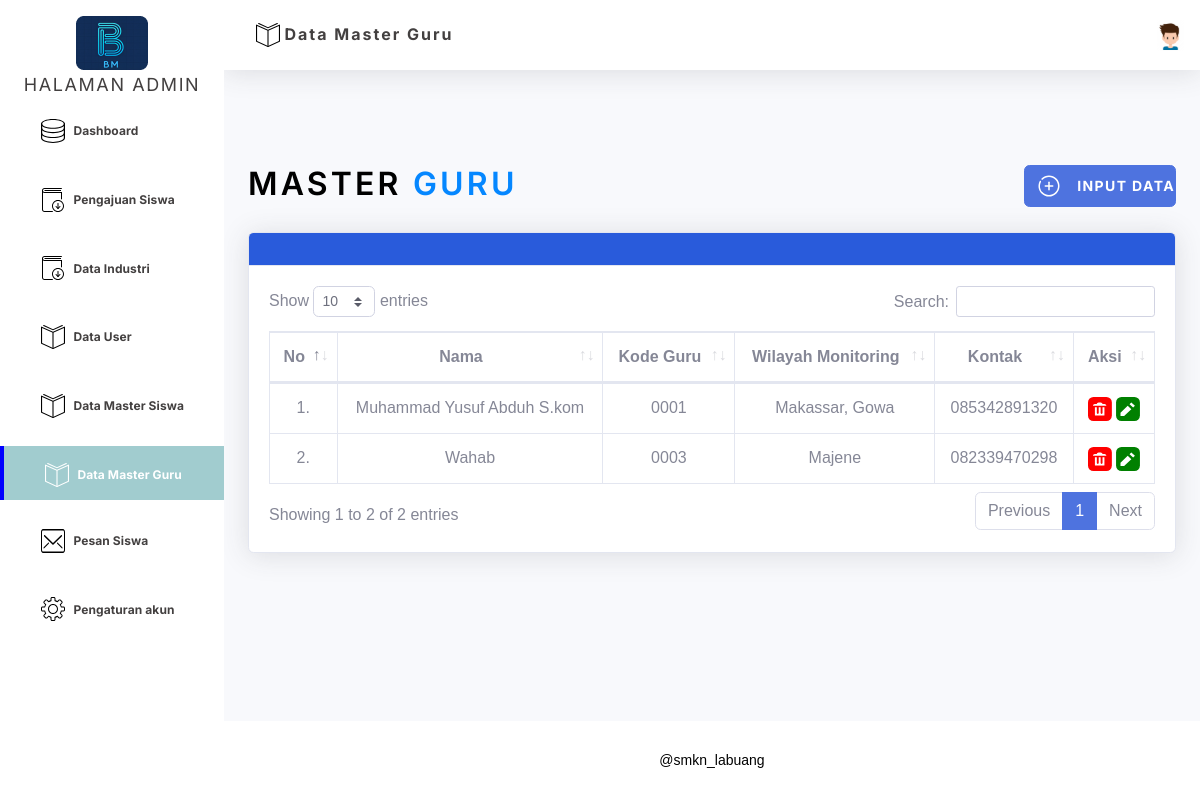
Page /halaman_admin/datamasterguru.php on the earlier database version.
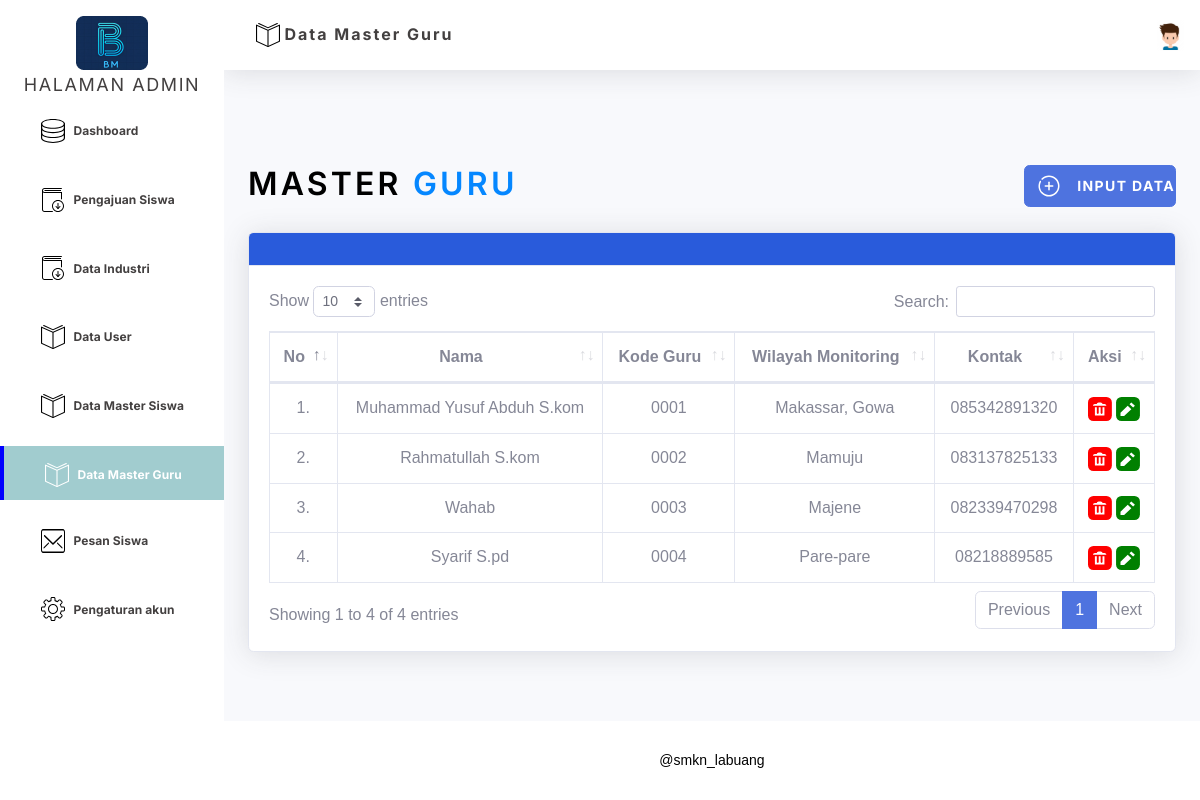
Same page on the later database version.
### tables this page shows
CREATE TABLE `tb_guru` (
  `kode_guru` varchar(5) NOT NULL,
  `nama_guru` varchar(50) NOT NULL,
  `wilayah_mnr` varchar(150) NOT NULL,
  `kontak` varchar(20) NOT NULL
);

### halaman_admin/datamasterguru.php (the view, shortened to what the changed rows need)
<?php
    include 'koneksi.php';
    $query = "SELECT * FROM tb_guru;";
    $sql = mysqli_query($conn, $query);
    $no = 0;
?>
<!DOCTYPE html>
<html lang="en">
<head>
    <link href="vendor/fontawesome-free/css/all.min.css" rel="stylesheet" type="text/css">
    <link href="css/masterguru.css?v1" rel="stylesheet">
    <link href="vendor/datatables/dataTables.bootstrap4.min.css" rel="stylesheet">
</head>
<body id="page-top">
    <div id="wrapper">
        <div id="content-wrapper" class="d-flex flex-column">
            <div id="content">
                <div class="container-fluid">
                    <div class="d-sm-flex align-items-center justify-content-between mb-4">
                        <h1 class="text">Master <span>Guru</span></h1>
                    </div>
                    <div class="card shadow mb-4">
                        <div class="card-body">
                            <div class="table-responsive">
                                <table class="table table-bordered" id="dataTable" width="100%" cellspacing="0">
                                    <thead>
                                        <tr>
                                            <th style="text-align: center;">No</th>
                                            <th style="text-align: center;">Nama</th>
                                            <th style="text-align: center;">Kode Guru</th>
                                            <th style="text-align: center;">Wilayah Monitoring</th>
                                            <th style="text-align: center;">Kontak</th>
                                            <th style="text-align: center;">Aksi</th>
                                        </tr>
                                    </thead>
                                    <tbody>
                                    <?php
                                        while($result = mysqli_fetch_assoc($sql)){
                                        ?>
                                        <tr>
                                            <td style="text-align: center;">
                                                    <?php
                                                    echo ++$no;
                                                    ?>.
                                            </td>
                                            <td style="text-align: center;">
                                                <?php
                                                echo $result['nama_guru'];
                                                ?>
                                            </td>
                                            <td style="text-align: center;">
                                                <?php
                                                echo $result['kode_guru'];
                                                ?>
                                            </td>
                                            <td style="text-align: center;">
                                                <?php
                                                echo $result['wilayah_mnr'];
                                                ?>
                                            </td>
                                            <td style="text-align: center;">
                                                <?php
                                                echo $result['kontak'];
                                                ?>
                                            </td>
                                            <td style="text-align: center;">
                                            <a class="nav-link1" href="proses.php?padam=<?php echo $result['kode_guru']; ?>" onclick="return confirm('Apakah anda yakin ingin menghapus?')">
                                                </a>
                                                <a class="nav-link1" href="5inputguru.php?ubah=<?php echo $result['kode_guru']; ?>">
                                                </a>
                                        </tr>
                                        <?php
                                        }
                                        ?>
                                    </tbody>
                                </table>
                            </div>
                        </div>
                    </div>
                </div>
            </div>
        </div>
    </div>
</body>
</html>

Differences in the rows shown:
added tb_guru: nama_guru "Rahmatullah S.kom", kode_guru "0002", wilayah_mnr "Mamuju", kontak "083137825133"
added tb_guru: nama_guru "Syarif S.pd", kode_guru "0004", wilayah_mnr "Pare-pare", kontak "08218889585"
Other differences:
text written by a page script: "Show entries Search: Showing 1 to 2 of 2 entries Previous 1 Next" → "Show entries Search: Showing 1 to 4 of 4 entries Previous 1 Next"
